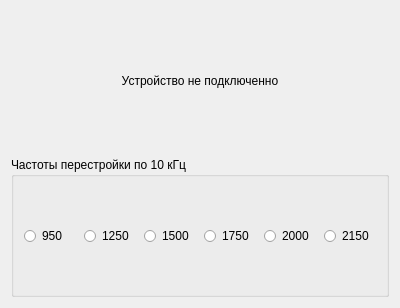
<?xml version="1.0" encoding="UTF-8"?>
<ui version="4.0">
 <class>Window10Khz</class>
 <widget class="QWidget" name="Window10Khz">
  <property name="geometry">
   <rect>
    <x>0</x>
    <y>0</y>
    <width>400</width>
    <height>308</height>
   </rect>
  </property>
  <property name="windowTitle">
   <string>Form</string>
  </property>
  <layout class="QVBoxLayout" name="verticalLayout_7">
   <item>
    <widget class="QLabel" name="label">
     <property name="sizePolicy">
      <sizepolicy hsizetype="Minimum" vsizetype="Minimum">
       <horstretch>0</horstretch>
       <verstretch>0</verstretch>
      </sizepolicy>
     </property>
     <property name="text">
      <string>Устройство не подключенно</string>
     </property>
     <property name="scaledContents">
      <bool>true</bool>
     </property>
     <property name="alignment">
      <set>Qt::AlignCenter</set>
     </property>
    </widget>
   </item>
   <item>
    <widget class="QGroupBox" name="groupBox">
     <property name="title">
      <string>Частоты перестройки по 10 кГц</string>
     </property>
     <property name="flat">
      <bool>false</bool>
     </property>
     <property name="checkable">
      <bool>false</bool>
     </property>
     <layout class="QHBoxLayout" name="horizontalLayout">
      <item>
       <widget class="QRadioButton" name="radioButton">
        <property name="styleSheet">
         <string notr="true">QRadioButton::indicator{

	width: 13px;
	height: 13px;

}

QRadioButton::indicator::unchecked{

 image: url(://images/circle_gray.png);

}

QRadioButton::indicator::checked{

 image: url(://images/circle_zel.png);

}</string>
        </property>
        <property name="text">
         <string>950</string>
        </property>
        <property name="checkable">
         <bool>false</bool>
        </property>
        <property name="checked">
         <bool>false</bool>
        </property>
        <property name="autoRepeat">
         <bool>false</bool>
        </property>
        <property name="autoExclusive">
         <bool>false</bool>
        </property>
       </widget>
      </item>
      <item>
       <widget class="QRadioButton" name="radioButton_2">
        <property name="styleSheet">
         <string notr="true">QRadioButton::indicator{

	width: 13px;
	height: 13px;

}

QRadioButton::indicator::unchecked{

 image: url(://images/circle_gray.png);

}

QRadioButton::indicator::checked{

 image: url(://images/circle_zel.png);

}</string>
        </property>
        <property name="text">
         <string>1250</string>
        </property>
        <property name="checkable">
         <bool>false</bool>
        </property>
        <property name="autoExclusive">
         <bool>false</bool>
        </property>
       </widget>
      </item>
      <item>
       <widget class="QRadioButton" name="radioButton_3">
        <property name="styleSheet">
         <string notr="true">QRadioButton::indicator{

	width: 13px;
	height: 13px;

}

QRadioButton::indicator::unchecked{

 image: url(://images/circle_gray.png);

}

QRadioButton::indicator::checked{

 image: url(://images/circle_zel.png);

}</string>
        </property>
        <property name="text">
         <string>1500</string>
        </property>
        <property name="checkable">
         <bool>false</bool>
        </property>
        <property name="autoExclusive">
         <bool>false</bool>
        </property>
       </widget>
      </item>
      <item>
       <widget class="QRadioButton" name="radioButton_4">
        <property name="styleSheet">
         <string notr="true">QRadioButton::indicator{

	width: 13px;
	height: 13px;

}

QRadioButton::indicator::unchecked{

 image: url(://images/circle_gray.png);

}

QRadioButton::indicator::checked{

 image: url(://images/circle_zel.png);

}</string>
        </property>
        <property name="text">
         <string>1750</string>
        </property>
        <property name="checkable">
         <bool>false</bool>
        </property>
        <property name="autoExclusive">
         <bool>false</bool>
        </property>
       </widget>
      </item>
      <item>
       <widget class="QRadioButton" name="radioButton_5">
        <property name="styleSheet">
         <string notr="true">QRadioButton::indicator{

	width: 13px;
	height: 13px;

}

QRadioButton::indicator::unchecked{

 image: url(://images/circle_gray.png);

}

QRadioButton::indicator::checked{

 image: url(://images/circle_zel.png);

}</string>
        </property>
        <property name="text">
         <string>2000</string>
        </property>
        <property name="checkable">
         <bool>false</bool>
        </property>
        <property name="autoExclusive">
         <bool>false</bool>
        </property>
       </widget>
      </item>
      <item>
       <widget class="QRadioButton" name="radioButton_6">
        <property name="styleSheet">
         <string notr="true">QRadioButton::indicator{

	width: 13px;
	height: 13px;

}

QRadioButton::indicator::unchecked{

 image: url(://images/circle_gray.png);

}

QRadioButton::indicator::checked{

 image: url(://images/circle_zel.png);

}</string>
        </property>
        <property name="text">
         <string>2150</string>
        </property>
        <property name="checkable">
         <bool>false</bool>
        </property>
        <property name="checked">
         <bool>false</bool>
        </property>
        <property name="autoExclusive">
         <bool>false</bool>
        </property>
       </widget>
      </item>
     </layout>
    </widget>
   </item>
  </layout>
 </widget>
 <resources/>
 <connections/>
</ui>
